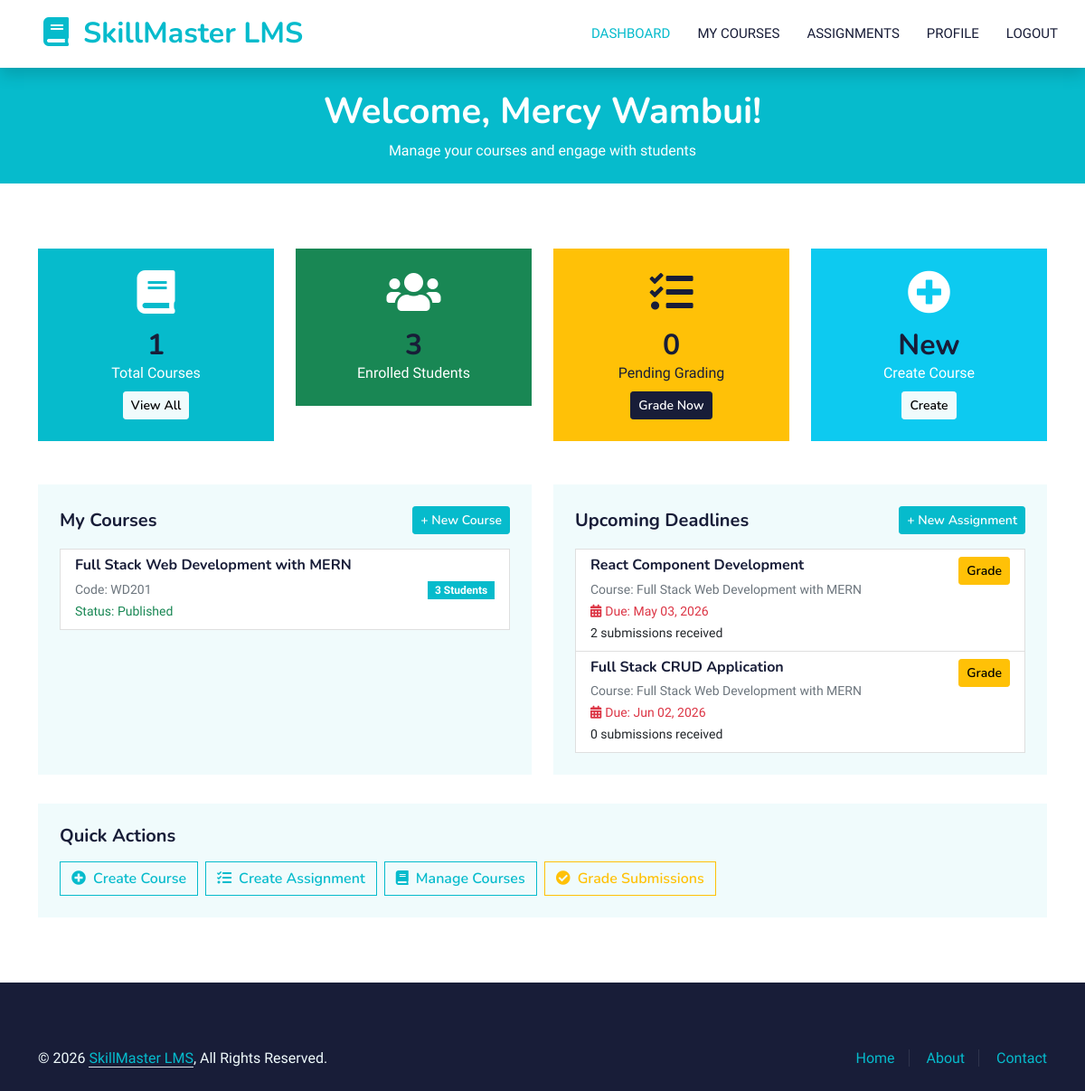
Page /instructor/index.php (signed in) on the committed database.
### tables this page shows
CREATE TABLE `courses` (
  `id` bigint(20) NOT NULL,
  `title` varchar(200) NOT NULL,
  `slug` varchar(200) NOT NULL,
  `code` varchar(20) NOT NULL,
  `description` text DEFAULT NULL,
  `short_description` varchar(500) DEFAULT NULL,
  `category_id` bigint(20) DEFAULT NULL,
  `instructor_id` bigint(20) DEFAULT NULL,
  `price` decimal(10,2) DEFAULT 0.00,
  `thumbnail` varchar(255) DEFAULT NULL,
  `credits` int(11) DEFAULT 3,
  `start_date` date DEFAULT NULL,
  `end_date` date DEFAULT NULL,
  `status` enum('draft','pending_approval','published','archived','rejected') NOT NULL DEFAULT 'draft',
  `max_students` int(11) DEFAULT 50,
  `enrollment_count` int(11) DEFAULT 0,
  `syllabus` text DEFAULT NULL,
  `created_by` bigint(20) DEFAULT NULL,
  `created_at` timestamp NOT NULL DEFAULT current_timestamp(),
  `updated_at` timestamp NOT NULL DEFAULT current_timestamp() ON UPDATE current_timestamp(),
  `deleted_at` timestamp NULL DEFAULT NULL
);

CREATE TABLE `assignments` (
  `id` bigint(20) NOT NULL,
  `course_id` bigint(20) NOT NULL,
  `instructor_id` bigint(20) DEFAULT NULL,
  `title` varchar(200) NOT NULL,
  `description` text DEFAULT NULL,
  `due_date` datetime NOT NULL,
  `max_points` decimal(5,2) DEFAULT 100.00,
  `created_at` timestamp NOT NULL DEFAULT current_timestamp(),
  `deleted_at` timestamp NULL DEFAULT NULL
);

### public/instructor/index.php (the view, shortened to what the rows shown need)
<?php
$courseModel = new Course();
$assignmentModel = new Assignment();
$submissionModel = new Submission();
$instructorId = $_SESSION['user_id'];
$courses = $courseModel->getByInstructor($instructorId);
$totalCourses = count($courses);
$totalStudents = 0;
foreach ($courses as $course) {
    $totalStudents += $course['enrollment_count'];
}
$pendingGrading = $submissionModel->getPendingGradingCount($instructorId);
$upcomingAssignments = $assignmentModel->getByInstructor($instructorId, 1, 5);
?>
<!DOCTYPE html>
<html lang="en">
<head>
    <link href="https://cdnjs.cloudflare.com/ajax/libs/font-awesome/5.10.0/css/all.min.css" rel="stylesheet">
    <link href="https://cdn.jsdelivr.net/npm/bootstrap-icons@1.4.1/font/bootstrap-icons.css" rel="stylesheet">
    <link href="../assets/css/bootstrap.min.css" rel="stylesheet">
    <link href="../assets/css/style.css" rel="stylesheet">
</head>
<body>
    <nav class="navbar navbar-expand-lg bg-white navbar-light shadow sticky-top p-0">
        <a href="index.php" class="navbar-brand d-flex align-items-center px-4 px-lg-5">
            <h2 class="m-0 text-primary"><i class="fa fa-book me-3"></i><?php echo APP_NAME; ?></h2>
        </a>
    </nav>
    <div class="container-fluid bg-primary py-4 mb-5">
        <div class="container">
            <div class="row">
                <div class="col-12 text-center">
                    <h1 class="text-white">Welcome, <?php echo htmlspecialchars($_SESSION['user_name']); ?>!</h1>
                </div>
            </div>
        </div>
    </div>
    <div class="container-xxl py-4">
        <div class="container">
            <div class="row g-4 mb-5">
                <div class="col-lg-3 col-md-6">
                    <div class="bg-primary text-white rounded p-4 text-center">
                        <h2 class="mb-0"><?php echo $totalCourses; ?></h2>
                    </div>
                </div>
                <div class="col-lg-3 col-md-6">
                    <div class="bg-success text-white rounded p-4 text-center">
                        <h2 class="mb-0"><?php echo $totalStudents; ?></h2>
                    </div>
                </div>
                <div class="col-lg-3 col-md-6">
                    <div class="bg-warning text-dark rounded p-4 text-center">
                        <h2 class="mb-0"><?php echo $pendingGrading; ?></h2>
                    </div>
                </div>
                <div class="col-lg-3 col-md-6">
                    <div class="bg-info text-white rounded p-4 text-center">
                        <h2 class="mb-0">New</h2>
                    </div>
                </div>
            </div>
            <div class="row g-4">
                <div class="col-lg-6">
                    <div class="bg-light rounded p-4 h-100">
                        <?php if (empty($courses)): ?>
                            <div class="text-center py-4">
                                <i class="fa fa-book-open fa-3x text-muted mb-3"></i>
                                <p class="text-muted">You haven't created any courses yet.</p>
                                <a href="courses/create.php" class="btn btn-primary">Create Your First Course</a>
                            </div>
                        <?php else: ?>
                            <div class="list-group">
                                <?php foreach ($courses as $course): ?>
                                    <a href="courses/manage.php?id=<?php echo $course['id']; ?>" class="list-group-item list-group-item-action">
                                        <div class="d-flex justify-content-between align-items-center">
                                            <div>
                                                <h6 class="mb-1"><?php echo htmlspecialchars($course['title']); ?></h6>
                                                <small class="text-muted">Code: <?php echo htmlspecialchars($course['code']); ?></small>
                                                <br>
                                                <small class="text-<?php echo $course['status'] === 'published' ? 'success' : ($course['status'] === 'pending_approval' ? 'warning' : 'secondary'); ?>">
                                                    Status: <?php echo ucfirst(str_replace('_', ' ', $course['status'])); ?>
                                                </small>
                                            </div>
                                            <div class="text-end">
                                                <span class="badge bg-primary"><?php echo $course['enrollment_count']; ?> Students</span>
                                            </div>
                                        </div>
                                    </a>
                                <?php endforeach; ?>
                            </div>
                        <?php endif; ?>
                    </div>
                </div>
                <div class="col-lg-6">
                    <div class="bg-light rounded p-4 h-100">
                        <?php if (empty($upcomingAssignments['assignments'])): ?>
                            <div class="text-center py-4">
                                <i class="fa fa-calendar-alt fa-3x text-muted mb-3"></i>
                                <p class="text-muted">No upcoming assignments due.</p>
                                <a href="assignments/create.php" class="btn btn-primary">Create Assignment</a>
                            </div>
                        <?php else: ?>
                            <div class="list-group">
                                <?php foreach ($upcomingAssignments['assignments'] as $assignment): ?>
                                    <div class="list-group-item">
                                        <div class="d-flex justify-content-between align-items-start">
                                            <div>
                                                <h6 class="mb-1"><?php echo htmlspecialchars($assignment['title']); ?></h6>
                                                <small class="text-muted">Course: <?php echo htmlspecialchars($assignment['course_title']); ?></small>
                                                <br>
                                                <small class="text-danger">
                                                    <i class="fa fa-calendar-alt me-1"></i>Due: <?php echo date('M d, Y', strtotime($assignment['due_date'])); ?>
                                                </small>
                                                <br>
                                                <small><?php echo $assignment['submission_count']; ?> submissions received</small>
                                            </div>
                                            <a href="assignments/grade.php?id=<?php echo $assignment['id']; ?>" class="btn btn-sm btn-warning">Grade</a>
                                        </div>
                                    </div>
                                <?php endforeach; ?>
                            </div>
                        <?php endif; ?>
                    </div>
                </div>
            </div>
        </div>
    </div>
</body>
</html>

### rows in the picture
courses: title "Full Stack Web Development with MERN", code "WD201", status "Published", enrollment_count "3"
assignments: title "React Component Development", course.title "Full Stack Web Development with MERN", due_date "May 03, 2026", submission_count "2"
assignments: title "Full Stack CRUD Application", course.title "Full Stack Web Development with MERN", due_date "Jun 02, 2026", submission_count "0"

### other values in the picture
APP_NAME "SkillMaster LMS"
$_SESSION['user_name'] "Mercy Wambui"
$totalCourses "1"
$totalStudents "3"
$pendingGrading "0"
